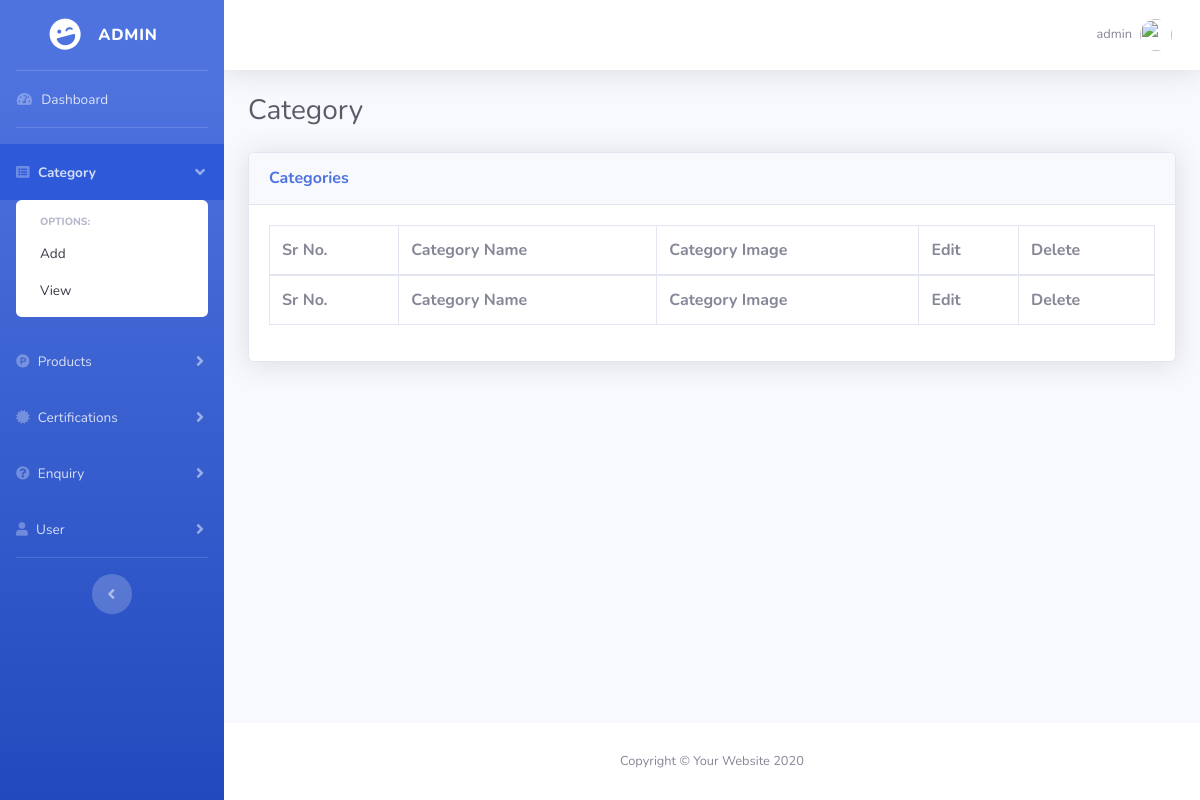
/admin/categories.php (signed in), run on an earlier commit of the app's database.
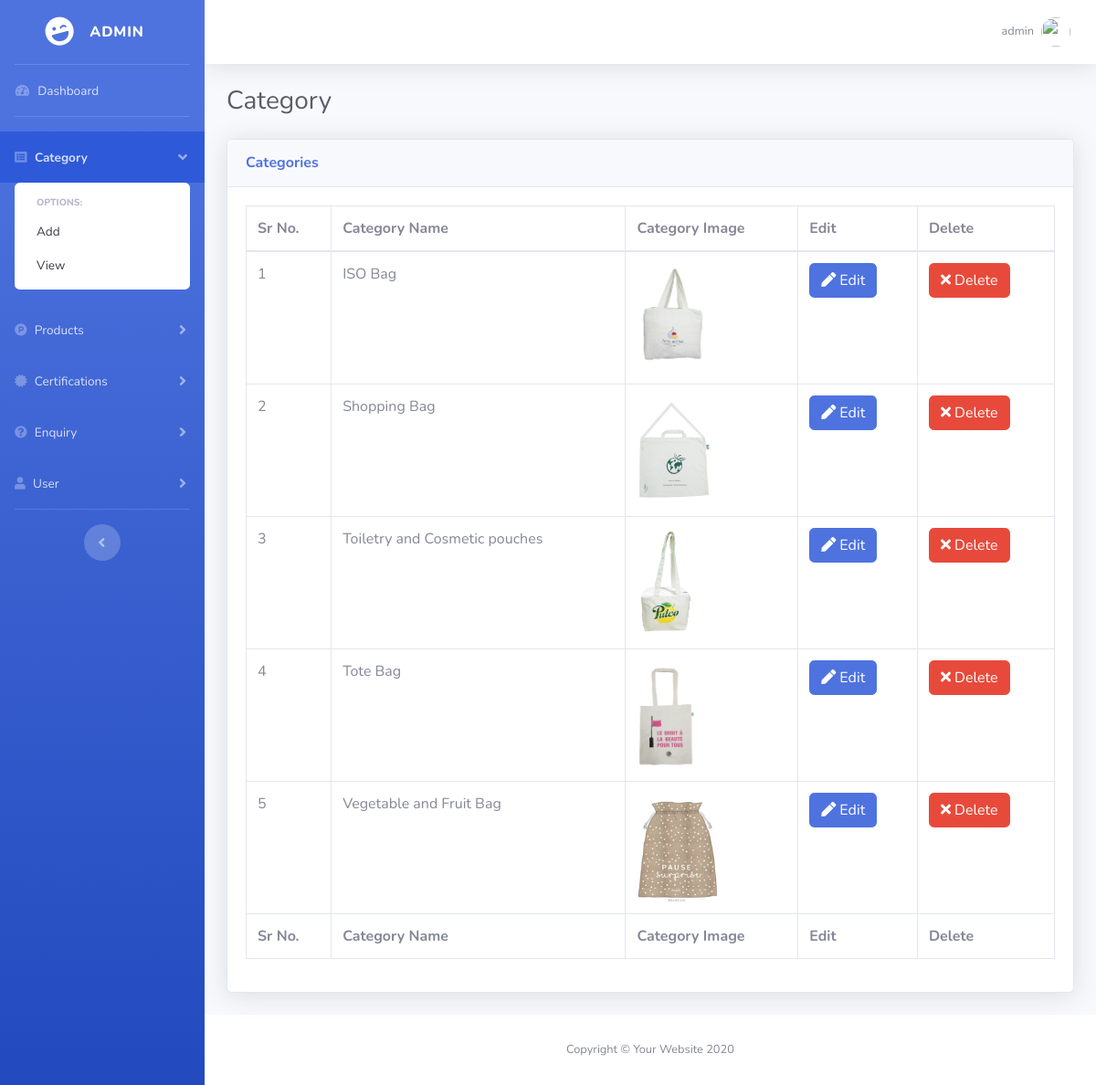
And on a later commit of the database.
### tables this page shows
CREATE TABLE `categories` (
  `id` int(11) NOT NULL,
  `category_name` varchar(255) NOT NULL,
  `category_image` text NOT NULL,
  `created_at` timestamp NOT NULL DEFAULT CURRENT_TIMESTAMP ON UPDATE CURRENT_TIMESTAMP,
  `deleted_at` timestamp NOT NULL DEFAULT '0000-00-00 00:00:00',
  `updated_at` timestamp NOT NULL DEFAULT '0000-00-00 00:00:00'
);

### admin/includes/category/view-category.php (the view, shortened to what this page needs)
<?php
    $query = "SELECT * FROM categories";
    $select_all_categories_query = mysqli_query($connection, $query);
?>
<div class="card shadow mb-4">
    <div class="card-header py-3">
        <h6 class="m-0 font-weight-bold text-primary">Categories</h6> </div>
    <div class="card-body">
        <div class="table-responsive">
            <table class="table table-bordered" id="dataTable" width="100%" cellspacing="0">
                <thead>
                    <tr>
                        <th>Sr No.</th>
                        <th>Category Name</th>
                        <th>Category Image</th>
                        <th>Edit</th>
                        <th>Delete</th>
                    </tr>
                </thead>
                <tfoot>
                    <tr>
                        <th>Sr No.</th>
                        <th>Category Name</th>
                        <th>Category Image</th>
                        <th>Edit</th>
                        <th>Delete</th>
                    </tr>
                </tfoot>
                <tbody>
                    <?php
                        $id = 0;
                        while($row = mysqli_fetch_assoc($select_all_categories_query)) {
                            $id = $id+1;
                            $category_id = $row['id'];
                            $category_name = $row['category_name'];
                            $category_image = $row['category_image'];
                            echo "<tr>";
                            echo "<td>$id</td>";
                            echo "<td>$category_name</td>";
                            echo "<td><img src = 'images/categories/$category_image' alt = 'Category Image' height = '120px'></td>";
                            echo "<td><a href='categories.php?source=edit_category&p_id=$category_id' class='btn btn-primary'><span class='fa fa-pen'></span> Edit</a></td> ";
                            echo "<td> <button type='button' class='btn btn-danger' data-target='#confirmfordelete' data-toggle='modal'
                            data-cat_title = '$category_name' data-cat_id = '$category_id'> <span class='fa fa-times'></span> Delete </button></td>";
                            echo "</tr>";
                        }
                    ?>
                </tbody>
            </table>
        </div>
    </div>
</div>

What changed in the data, as far as the page shows it:
added categories: category_name "ISO Bag", category_image (picture)
added categories: category_name "Shopping Bag", category_image (picture)
added categories: category_name "Toiletry and Cosmetic pouches", category_image (picture)
added categories: category_name "Tote Bag", category_image (picture)
added categories: category_name "Vegetable and Fruit Bag", category_image (picture)
